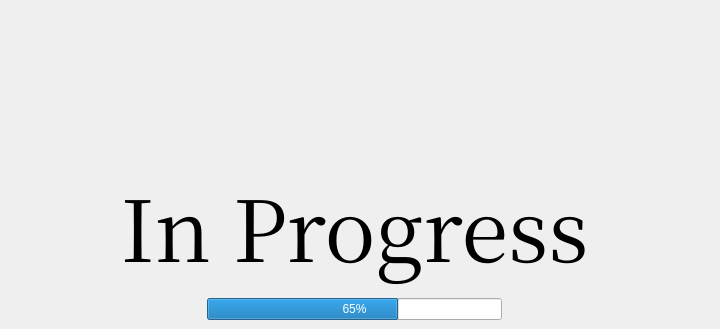
      <widget class="QWidget" name="tab_3">
       <attribute name="title">
        <string>Депозитный</string>
       </attribute>
       <widget class="QWidget" name="gridLayoutWidget">
        <property name="geometry">
         <rect>
          <x>-1</x>
          <y>159</y>
          <width>711</width>
          <height>161</height>
         </rect>
        </property>
        <layout class="QGridLayout" name="gridLayout_6">
         <item row="1" column="0">
          <spacer name="horizontalSpacer">
           <property name="orientation">
            <enum>Qt::Horizontal</enum>
           </property>
           <property name="sizeHint" stdset="0">
            <size>
             <width>40</width>
             <height>20</height>
            </size>
           </property>
          </spacer>
         </item>
         <item row="1" column="1">
          <widget class="QProgressBar" name="progressBar">
           <property name="minimumSize">
            <size>
             <width>295</width>
             <height>0</height>
            </size>
           </property>
           <property name="maximumSize">
            <size>
             <width>200</width>
             <height>16777215</height>
            </size>
           </property>
           <property name="value">
            <number>65</number>
           </property>
          </widget>
         </item>
         <item row="1" column="2">
          <spacer name="horizontalSpacer_2">
           <property name="orientation">
            <enum>Qt::Horizontal</enum>
           </property>
           <property name="sizeHint" stdset="0">
            <size>
             <width>40</width>
             <height>20</height>
            </size>
           </property>
          </spacer>
         </item>
         <item row="0" column="0" colspan="3">
          <widget class="QLabel" name="label_4">
           <property name="font">
            <font>
             <family>Noto Serif CJK SC</family>
             <pointsize>64</pointsize>
            </font>
           </property>
           <property name="text">
            <string>In Progress</string>
           </property>
           <property name="alignment">
            <set>Qt::AlignCenter</set>
           </property>
          </widget>
         </item>
        </layout>
       </widget>
      </widget>
